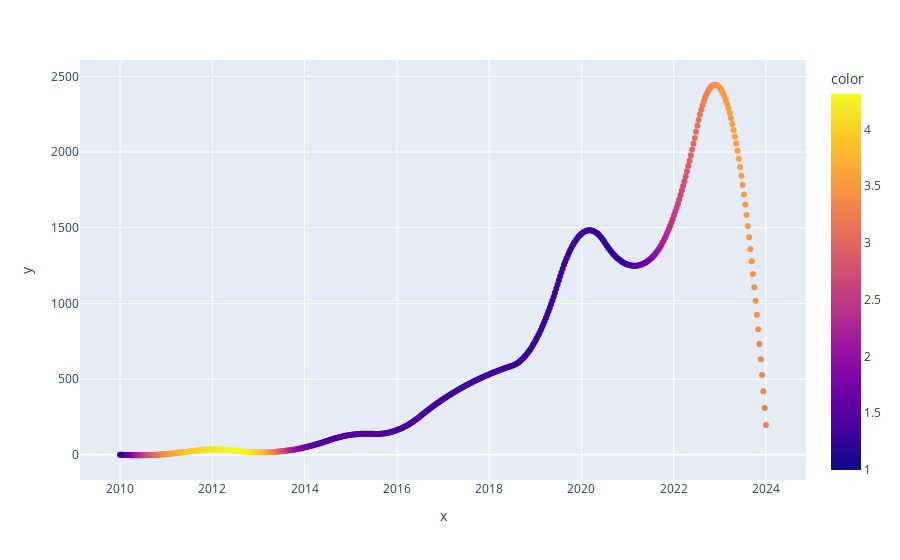

Notebook source saved alongside this figure:
### Code cell
from scipy.interpolate import interp1d

x_new = np.linspace(x.min(), x.max(),500)

y_smooth = interp1d(x, y, kind='quadratic')(x_new)
c_smooth = interp1d(x, c, kind='quadratic')(x_new)


fig = px.scatter(x=x_new, y=y_smooth, color=c_smooth)
fig.show()

### Figure 1 — Plotly figure (JSON) as saved in the notebook; plotly's stock layout.template omitted (floating-point values rounded to 4 significant figures; data arrays with more than 128 entries replaced by an {"elided": "..."} marker saying what was removed)
{"data": [{"hovertemplate": "x=%{x}<br>y=%{y}<br>color=%{marker.color}<extra></extra>", "legendgroup": "", "marker": {"color": {"elided": "500 float values"}, "coloraxis": "coloraxis", "symbol": "circle"}, "mode": "markers", "name": "", "orientation": "v", "showlegend": false, "type": "scatter", "x": {"elided": "500 float values"}, "xaxis": "x", "y": {"elided": "500 float values"}, "yaxis": "y"}], "layout": {"coloraxis": {"colorbar": {"title": {"text": "color"}}, "colorscale": [[0, "#0d0887"], [0.1111, "#46039f"], [0.2222, "#7201a8"], [0.3333, "#9c179e"], [0.4444, "#bd3786"], [0.5556, "#d8576b"], [0.6667, "#ed7953"], [0.7778, "#fb9f3a"], [0.8889, "#fdca26"], [1, "#f0f921"]]}, "legend": {"tracegroupgap": 0}, "margin": {"t": 60}, "xaxis": {"anchor": "y", "domain": [0, 1], "title": {"text": "x"}}, "yaxis": {"anchor": "x", "domain": [0, 1], "title": {"text": "y"}}}}
